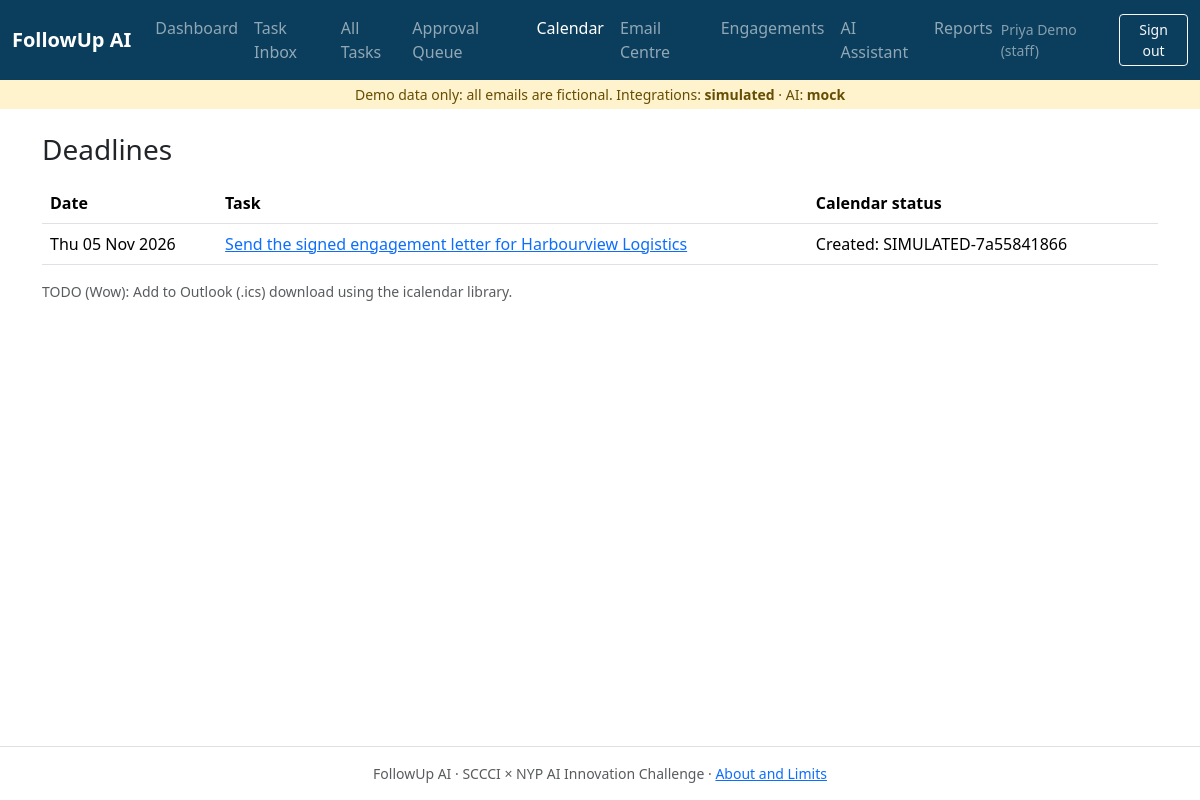
The page /calendar/ (signed in) on the database its author committed.
### app/models.py (models this page shows, shortened)
class User(UserMixin, db.Model):
    __tablename__ = "users"
    id = db.Column(db.Integer, primary_key=True)
    name = db.Column(db.String(80), nullable=False)
    email = db.Column(db.String(120), unique=True, nullable=False)
    password_hash = db.Column(db.String(255), nullable=False)
    role = db.Column(db.String(20), nullable=False, default="staff")  # staff | manager
    @property
    def is_manager(self) -> bool:
        return self.role == "manager"

class Task(db.Model):
    __tablename__ = "tasks"
    id = db.Column(db.Integer, primary_key=True)
    message_id = db.Column(db.Integer, db.ForeignKey("source_messages.id"))
    client_id = db.Column(db.Integer, db.ForeignKey("clients.id"))
    owner_id = db.Column(db.Integer, db.ForeignKey("users.id"))
    owner_name = db.Column(db.String(80))
    title = db.Column(db.String(300), nullable=False)
    due_date = db.Column(db.Date)
    due_date_text = db.Column(db.String(120))  # the original wording, e.g. "by Thursday"
    due_reason = db.Column(db.Text)  # "Why this date?"
    source_quote = db.Column(db.Text)  # source evidence
    confidence = db.Column(db.Float, default=0.0)
    needs_confirmation = db.Column(db.Boolean, default=True)
    flags = db.Column(db.Text, default="")  # pipe-separated warnings
    status = db.Column(db.String(20), default=DRAFT)
    priority_score = db.Column(db.Integer, default=0)
    priority_reason = db.Column(db.String(200))
    thread_summary = db.Column(db.Text)
    calendar_event_id = db.Column(db.String(200))
    reply_received = db.Column(db.Boolean, default=False)
    created_at = db.Column(db.DateTime, default=utcnow)
    updated_at = db.Column(db.DateTime, default=utcnow, onupdate=utcnow)
    message = db.relationship("SourceMessage", back_populates="tasks")
    client = db.relationship("Client", back_populates="tasks")
    owner = db.relationship("User", foreign_keys=[owner_id])

### app/blueprints/calendar_view.py (the view)
@bp.route("/")
@login_required
def index():
    tasks = Task.query.filter(Task.due_date.isnot(None), Task.status.notin_([DRAFT, DONE])).order_by(Task.due_date).all()
    holidays = {h.date: h.name for h in Holiday.query.all()}
    return render_template("calendar/index.html", tasks=tasks, holidays=holidays)

### app/templates/calendar/index.html (shortened to what this page needs)
{% extends "base.html" %}
{% block content %}
<h1 class="h3 mb-3">Deadlines</h1>
<table class="table"><thead><tr><th>Date</th><th>Task</th><th>Calendar status</th><th></th></tr></thead><tbody>
{% for t in tasks %}<tr><td>{{ t.due_date.strftime('%a %d %b %Y') }}</td>
  <td><a href="{{ url_for('tasks.detail', task_id=t.id) }}">{{ t.title }}</a></td>
  <td>{{ 'Created: ' ~ t.calendar_event_id if t.calendar_event_id else 'Not created yet' }}</td>
  <td>{% if t.due_date in holidays %}<span class="badge text-bg-warning">{{ holidays[t.due_date] }}</span>{% endif %}</td></tr>
{% else %}<tr><td colspan="4" class="empty-state">No confirmed deadlines.</td></tr>{% endfor %}</tbody></table>
<p class="small text-muted">TODO (Wow): Add to Outlook (.ics) download using the icalendar library.</p>
{% endblock %}

### app/templates/base.html (shortened to what this page needs)
<!doctype html>
<html lang="en">
<head>
  <link href="https://cdn.jsdelivr.net/npm/bootstrap@5.3.3/dist/css/bootstrap.min.css" rel="stylesheet">
  <link href="{{ url_for('static', filename='css/app.css') }}" rel="stylesheet">
</head>
<body class="d-flex flex-column min-vh-100">
<nav class="navbar navbar-expand-lg navbar-dark bg-brand">
  <div class="container-fluid">
    <a class="navbar-brand fw-semibold" href="{{ url_for('dashboard.index') }}">FollowUp AI</a>
    {% if current_user.is_authenticated %}
    <div class="collapse navbar-collapse" id="nav">
      <ul class="navbar-nav me-auto">
        {% for endpoint, label, mgr in NAV %}{% if not mgr or current_user.is_manager %}
        <li class="nav-item"><a class="nav-link {{ 'active' if request.endpoint and request.endpoint.split('.')[0] == endpoint.split('.')[0] }}" href="{{ url_for(endpoint) }}">{{ label }}</a></li>
        {% endif %}{% endfor %}
      </ul>
      <form method="post" action="{{ url_for('auth.logout') }}" class="d-flex align-items-center gap-2">
        <span class="text-white-50 small">{{ current_user.name }} ({{ current_user.role }})</span>
        <button class="btn btn-sm btn-outline-light">Sign out</button>
      </form>
    </div>
    {% endif %}
  </div>
</nav>
<div class="demo-banner text-center small py-1">
  Demo data only: all emails are fictional. Integrations: <strong>{{ integrations_mode }}</strong> · AI: <strong>{{ llm_provider }}</strong>
</div>
<main class="container py-4 flex-grow-1">
  {% block content %}{% endblock %}
</main>
<footer class="border-top py-3 text-center small text-muted">
  FollowUp AI · SCCCI × NYP AI Innovation Challenge · <a href="{{ url_for('about.index') }}">About and Limits</a>
</footer>
</body>
</html>

### app/static/css/app.css (style rules this page uses)
:root { --brand: #0b3d5c; --accent: #0d8a8a; }
.bg-brand { background: var(--brand); }
.demo-banner { background: #fff3cd; color: #664d03; }

### rows shown on the page
User: name "Priya Demo", role "staff"
Task: due_date "Thu 05 Nov 2026", title "Send the signed engagement letter for Harbourview Logistics", calendar_event "Created: SIMULATED-7a55841866"

### other values the page prints
{{ label }} "Dashboard" "Task Inbox" "All Tasks" "Approval Queue" "Calendar" "Email Centre" "Engagements" "AI Assistant" "Reports"
{{ integrations_mode }} "simulated"
{{ llm_provider }} "mock"
